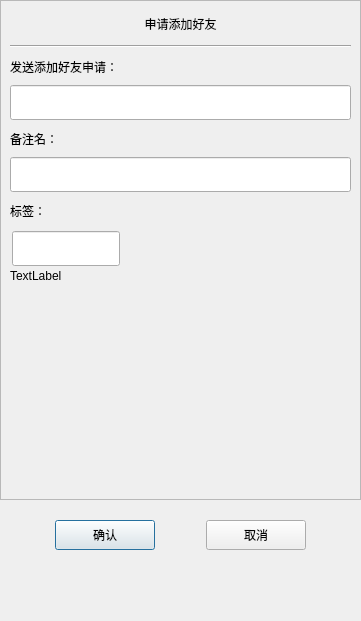
<?xml version="1.0" encoding="UTF-8"?>
<ui version="4.0">
 <class>ApplyFriend</class>
 <widget class="QDialog" name="ApplyFriend">
  <property name="geometry">
   <rect>
    <x>0</x>
    <y>0</y>
    <width>361</width>
    <height>621</height>
   </rect>
  </property>
  <property name="minimumSize">
   <size>
    <width>361</width>
    <height>621</height>
   </size>
  </property>
  <property name="maximumSize">
   <size>
    <width>361</width>
    <height>621</height>
   </size>
  </property>
  <property name="windowTitle">
   <string>Dialog</string>
  </property>
  <layout class="QVBoxLayout" name="verticalLayout">
   <property name="spacing">
    <number>0</number>
   </property>
   <property name="leftMargin">
    <number>0</number>
   </property>
   <property name="topMargin">
    <number>0</number>
   </property>
   <property name="rightMargin">
    <number>0</number>
   </property>
   <property name="bottomMargin">
    <number>0</number>
   </property>
   <item>
    <widget class="QScrollArea" name="scrollArea">
     <property name="minimumSize">
      <size>
       <width>0</width>
       <height>500</height>
      </size>
     </property>
     <property name="widgetResizable">
      <bool>true</bool>
     </property>
     <widget class="QWidget" name="scrollcontent">
      <property name="geometry">
       <rect>
        <x>0</x>
        <y>0</y>
        <width>359</width>
        <height>498</height>
       </rect>
      </property>
      <layout class="QVBoxLayout" name="verticalLayout_2">
       <property name="spacing">
        <number>0</number>
       </property>
       <property name="leftMargin">
        <number>0</number>
       </property>
       <property name="topMargin">
        <number>10</number>
       </property>
       <property name="rightMargin">
        <number>0</number>
       </property>
       <property name="bottomMargin">
        <number>10</number>
       </property>
       <item>
        <widget class="QLabel" name="apply_lb">
         <property name="minimumSize">
          <size>
           <width>0</width>
           <height>25</height>
          </size>
         </property>
         <property name="maximumSize">
          <size>
           <width>16777215</width>
           <height>25</height>
          </size>
         </property>
         <property name="text">
          <string>申请添加好友</string>
         </property>
         <property name="alignment">
          <set>Qt::AlignmentFlag::AlignCenter</set>
         </property>
        </widget>
       </item>
       <item>
        <widget class="QWidget" name="apply_wid" native="true">
         <layout class="QVBoxLayout" name="verticalLayout_3">
          <item>
           <widget class="Line" name="line">
            <property name="orientation">
             <enum>Qt::Orientation::Horizontal</enum>
            </property>
           </widget>
          </item>
          <item>
           <widget class="QLabel" name="label">
            <property name="minimumSize">
             <size>
              <width>0</width>
              <height>25</height>
             </size>
            </property>
            <property name="maximumSize">
             <size>
              <width>16777215</width>
              <height>25</height>
             </size>
            </property>
            <property name="text">
             <string>发送添加好友申请：</string>
            </property>
           </widget>
          </item>
          <item>
           <widget class="CustomizeEdit" name="name_ed">
            <property name="minimumSize">
             <size>
              <width>0</width>
              <height>35</height>
             </size>
            </property>
            <property name="maximumSize">
             <size>
              <width>16777215</width>
              <height>35</height>
             </size>
            </property>
           </widget>
          </item>
          <item>
           <widget class="QLabel" name="label_2">
            <property name="minimumSize">
             <size>
              <width>0</width>
              <height>25</height>
             </size>
            </property>
            <property name="maximumSize">
             <size>
              <width>16777215</width>
              <height>25</height>
             </size>
            </property>
            <property name="text">
             <string>备注名：</string>
            </property>
           </widget>
          </item>
          <item>
           <widget class="CustomizeEdit" name="back_ed">
            <property name="minimumSize">
             <size>
              <width>0</width>
              <height>35</height>
             </size>
            </property>
            <property name="maximumSize">
             <size>
              <width>16777215</width>
              <height>35</height>
             </size>
            </property>
           </widget>
          </item>
          <item>
           <widget class="QLabel" name="label_3">
            <property name="minimumSize">
             <size>
              <width>0</width>
              <height>25</height>
             </size>
            </property>
            <property name="maximumSize">
             <size>
              <width>16777215</width>
              <height>25</height>
             </size>
            </property>
            <property name="text">
             <string>标签：</string>
            </property>
           </widget>
          </item>
          <item>
           <widget class="QWidget" name="lb_group_wid" native="true">
            <property name="minimumSize">
             <size>
              <width>0</width>
              <height>50</height>
             </size>
            </property>
            <layout class="QVBoxLayout" name="verticalLayout_4">
             <property name="spacing">
              <number>0</number>
             </property>
             <property name="leftMargin">
              <number>0</number>
             </property>
             <property name="topMargin">
              <number>0</number>
             </property>
             <property name="rightMargin">
              <number>0</number>
             </property>
             <property name="bottomMargin">
              <number>0</number>
             </property>
             <item>
              <widget class="QWidget" name="gridWidget" native="true">
               <property name="minimumSize">
                <size>
                 <width>0</width>
                 <height>40</height>
                </size>
               </property>
               <property name="maximumSize">
                <size>
                 <width>16777215</width>
                 <height>40</height>
                </size>
               </property>
               <widget class="CustomizeEdit" name="lb_ed">
                <property name="geometry">
                 <rect>
                  <x>2</x>
                  <y>2</y>
                  <width>108</width>
                  <height>35</height>
                 </rect>
                </property>
                <property name="maximumSize">
                 <size>
                  <width>16777215</width>
                  <height>35</height>
                 </size>
                </property>
               </widget>
              </widget>
             </item>
             <item>
              <widget class="QWidget" name="input_tip_wid" native="true">
               <property name="maximumSize">
                <size>
                 <width>16777215</width>
                 <height>35</height>
                </size>
               </property>
               <property name="sizeIncrement">
                <size>
                 <width>0</width>
                 <height>35</height>
                </size>
               </property>
               <layout class="QVBoxLayout" name="verticalLayout_5">
                <property name="spacing">
                 <number>0</number>
                </property>
                <property name="leftMargin">
                 <number>0</number>
                </property>
                <property name="topMargin">
                 <number>0</number>
                </property>
                <property name="rightMargin">
                 <number>0</number>
                </property>
                <property name="bottomMargin">
                 <number>0</number>
                </property>
                <item>
                 <widget class="ClickedOnceLabel" name="tip_lb">
                  <property name="text">
                   <string>TextLabel</string>
                  </property>
                 </widget>
                </item>
               </layout>
              </widget>
             </item>
            </layout>
           </widget>
          </item>
          <item>
           <widget class="QWidget" name="widget" native="true">
            <property name="minimumSize">
             <size>
              <width>0</width>
              <height>60</height>
             </size>
            </property>
            <layout class="QHBoxLayout" name="horizontalLayout_2">
             <property name="spacing">
              <number>7</number>
             </property>
             <property name="leftMargin">
              <number>0</number>
             </property>
             <property name="topMargin">
              <number>0</number>
             </property>
             <property name="rightMargin">
              <number>0</number>
             </property>
             <property name="bottomMargin">
              <number>0</number>
             </property>
             <item>
              <widget class="QWidget" name="lb_list" native="true">
               <property name="minimumSize">
                <size>
                 <width>287</width>
                 <height>50</height>
                </size>
               </property>
               <property name="maximumSize">
                <size>
                 <width>287</width>
                 <height>16777215</height>
                </size>
               </property>
              </widget>
             </item>
             <item>
              <widget class="QWidget" name="more_lb_wid" native="true">
               <property name="minimumSize">
                <size>
                 <width>30</width>
                 <height>0</height>
                </size>
               </property>
               <property name="maximumSize">
                <size>
                 <width>30</width>
                 <height>16777215</height>
                </size>
               </property>
               <layout class="QVBoxLayout" name="verticalLayout_6">
                <item>
                 <spacer name="verticalSpacer_3">
                  <property name="orientation">
                   <enum>Qt::Orientation::Vertical</enum>
                  </property>
                  <property name="sizeHint" stdset="0">
                   <size>
                    <width>20</width>
                    <height>40</height>
                   </size>
                  </property>
                 </spacer>
                </item>
                <item>
                 <widget class="ClickedOnceLabel" name="more_lb">
                  <property name="minimumSize">
                   <size>
                    <width>25</width>
                    <height>25</height>
                   </size>
                  </property>
                  <property name="maximumSize">
                   <size>
                    <width>25</width>
                    <height>25</height>
                   </size>
                  </property>
                  <property name="text">
                   <string/>
                  </property>
                 </widget>
                </item>
                <item>
                 <spacer name="verticalSpacer_4">
                  <property name="orientation">
                   <enum>Qt::Orientation::Vertical</enum>
                  </property>
                  <property name="sizeHint" stdset="0">
                   <size>
                    <width>20</width>
                    <height>40</height>
                   </size>
                  </property>
                 </spacer>
                </item>
               </layout>
              </widget>
             </item>
            </layout>
           </widget>
          </item>
         </layout>
        </widget>
       </item>
      </layout>
     </widget>
    </widget>
   </item>
   <item>
    <spacer name="verticalSpacer_2">
     <property name="orientation">
      <enum>Qt::Orientation::Vertical</enum>
     </property>
     <property name="sizeType">
      <enum>QSizePolicy::Policy::Fixed</enum>
     </property>
     <property name="sizeHint" stdset="0">
      <size>
       <width>20</width>
       <height>10</height>
      </size>
     </property>
    </spacer>
   </item>
   <item>
    <widget class="QWidget" name="apply_sure_wid" native="true">
     <property name="minimumSize">
      <size>
       <width>0</width>
       <height>50</height>
      </size>
     </property>
     <layout class="QHBoxLayout" name="horizontalLayout">
      <item>
       <spacer name="horizontalSpacer">
        <property name="orientation">
         <enum>Qt::Orientation::Horizontal</enum>
        </property>
        <property name="sizeHint" stdset="0">
         <size>
          <width>40</width>
          <height>20</height>
         </size>
        </property>
       </spacer>
      </item>
      <item>
       <widget class="ClickedBtn" name="sure_btn">
        <property name="minimumSize">
         <size>
          <width>100</width>
          <height>30</height>
         </size>
        </property>
        <property name="text">
         <string>确认</string>
        </property>
       </widget>
      </item>
      <item>
       <spacer name="horizontalSpacer_2">
        <property name="orientation">
         <enum>Qt::Orientation::Horizontal</enum>
        </property>
        <property name="sizeHint" stdset="0">
         <size>
          <width>40</width>
          <height>20</height>
         </size>
        </property>
       </spacer>
      </item>
      <item>
       <widget class="ClickedBtn" name="cancel_btn">
        <property name="minimumSize">
         <size>
          <width>100</width>
          <height>30</height>
         </size>
        </property>
        <property name="text">
         <string>取消</string>
        </property>
       </widget>
      </item>
      <item>
       <spacer name="horizontalSpacer_3">
        <property name="orientation">
         <enum>Qt::Orientation::Horizontal</enum>
        </property>
        <property name="sizeHint" stdset="0">
         <size>
          <width>40</width>
          <height>20</height>
         </size>
        </property>
       </spacer>
      </item>
     </layout>
    </widget>
   </item>
   <item>
    <spacer name="verticalSpacer">
     <property name="orientation">
      <enum>Qt::Orientation::Vertical</enum>
     </property>
     <property name="sizeHint" stdset="0">
      <size>
       <width>20</width>
       <height>40</height>
      </size>
     </property>
    </spacer>
   </item>
  </layout>
 </widget>
 <customwidgets>
  <customwidget>
   <class>ClickedBtn</class>
   <extends>QPushButton</extends>
   <header location="global">clickedbtn.h</header>
  </customwidget>
  <customwidget>
   <class>CustomizeEdit</class>
   <extends>QLineEdit</extends>
   <header location="global">customizeedit.h</header>
  </customwidget>
  <customwidget>
   <class>ClickedOnceLabel</class>
   <extends>QLabel</extends>
   <header location="global">clickedoncelabel.h</header>
  </customwidget>
 </customwidgets>
 <resources/>
 <connections/>
</ui>
